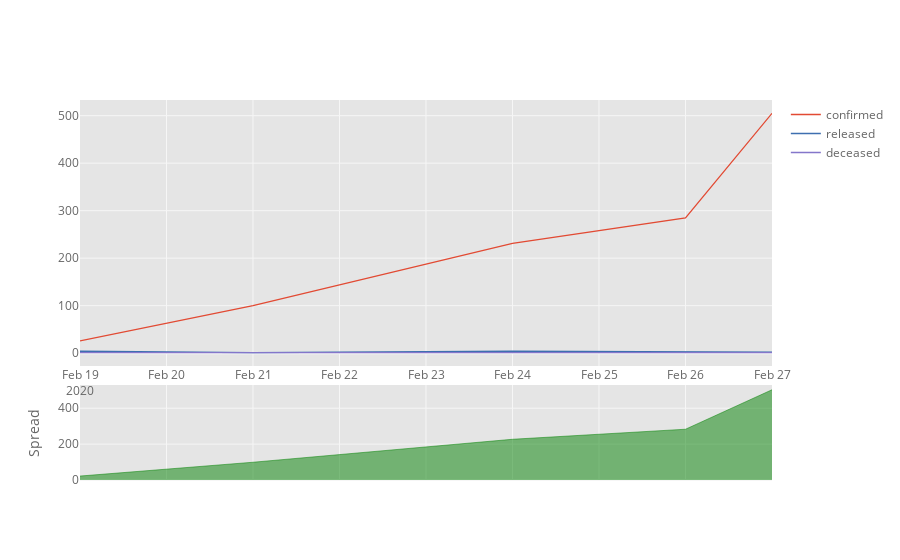

Here is the notebook cell this chart was saved with:
### Code cell
data_merged.set_index('date').iplot(kind='spread')

### Figure 1 — Plotly figure (JSON) as saved in the notebook; plotly's stock layout.template omitted (floating-point values rounded to 4 significant figures)
{"data": [{"line": {"color": "rgba(226, 74, 51, 1.0)", "dash": "solid", "shape": "linear", "width": 1.3}, "mode": "lines", "name": "confirmed", "text": "", "type": "scatter", "x": ["2020-02-19", "2020-02-21", "2020-02-24", "2020-02-26", "2020-02-27"], "y": [26, 100, 231, 285, 505]}, {"line": {"color": "rgba(62, 111, 176, 1.0)", "dash": "solid", "shape": "linear", "width": 1.3}, "mode": "lines", "name": "released", "text": "", "type": "scatter", "x": ["2020-02-19", "2020-02-21", "2020-02-24", "2020-02-26", "2020-02-27"], "y": [4, 1, 4, 2, 2]}, {"line": {"color": "rgba(132, 118, 202, 1.0)", "dash": "solid", "shape": "linear", "width": 1.3}, "mode": "lines", "name": "deceased", "text": "", "type": "scatter", "x": ["2020-02-19", "2020-02-21", "2020-02-24", "2020-02-26", "2020-02-27"], "y": [1, 1, 2, 1, 1]}, {"connectgaps": false, "fill": "tozeroy", "line": {"color": "green", "dash": "solid", "shape": "linear", "width": 0.5}, "mode": "lines", "name": "Spread", "showlegend": false, "type": "scatter", "x": ["2020-02-19", "2020-02-21", "2020-02-24", "2020-02-26", "2020-02-27"], "xaxis": "x2", "y": [22, 99, 227, 283, 503], "yaxis": "y2"}, {"connectgaps": false, "fill": "tozeroy", "line": {"color": "red", "dash": "solid", "shape": "linear", "width": 0.5}, "mode": "lines", "name": "Spread", "showlegend": false, "type": "scatter", "x": ["2020-02-19", "2020-02-21", "2020-02-24", "2020-02-26", "2020-02-27"], "xaxis": "x2", "y": ["", "", "", "", ""], "yaxis": "y2"}], "layout": {"hovermode": "x", "legend": {"bgcolor": "#FFFFFF", "font": {"color": "#666666"}}, "paper_bgcolor": "#FFFFFF", "plot_bgcolor": "#E5E5E5", "title": {"font": {"color": "#151516"}}, "xaxis": {"gridcolor": "#F6F6F6", "showgrid": true, "tickfont": {"color": "#666666"}, "title": {"font": {"color": "#666666"}, "text": ""}, "zerolinecolor": "#F6F6F6"}, "xaxis2": {"anchor": "y2", "gridcolor": "#F6F6F6", "showgrid": true, "showticklabels": false, "tickfont": {"color": "#666666"}, "title": {"font": {"color": "#666666"}, "text": ""}, "zerolinecolor": "#F6F6F6"}, "yaxis": {"domain": [0.3, 1], "gridcolor": "#F6F6F6", "showgrid": true, "tickfont": {"color": "#666666"}, "title": {"font": {"color": "#666666"}, "text": ""}, "zerolinecolor": "#F6F6F6"}, "yaxis2": {"domain": [0, 0.25], "gridcolor": "#F6F6F6", "showgrid": true, "tickfont": {"color": "#666666"}, "title": {"font": {"color": "#666666"}, "text": "Spread"}, "zerolinecolor": "#F6F6F6"}}}
